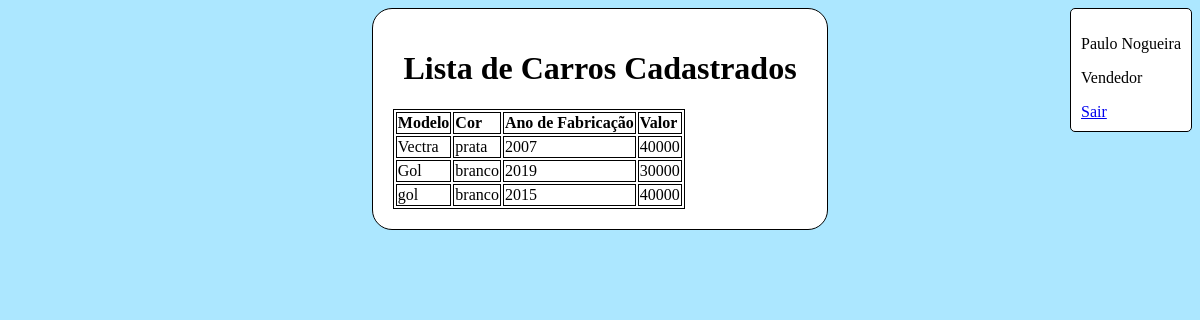
/sistema/view/lista.php (signed in), run on the app's committed database.
### tables this page shows
CREATE TABLE `usuario` (
  `numusu` int(11) NOT NULL AUTO_INCREMENT,
  `nome` varchar(100) NOT NULL,
  `sobrenome` varchar(100) NOT NULL,
  `loginusuario` varchar(100) NOT NULL,
  `senha` varchar(100) NOT NULL,
  `perfil` int(11) DEFAULT NULL,
  PRIMARY KEY (`numusu`)
);

CREATE TABLE `carros` (
  `numreg` int(11) NOT NULL AUTO_INCREMENT,
  `idusuario` varchar(250) DEFAULT NULL,
  `modelo` varchar(250) NOT NULL,
  `cor` varchar(250) NOT NULL,
  `anofabricacao` int(4) NOT NULL,
  `valor` int(250) NOT NULL,
  PRIMARY KEY (`numreg`)
);

### sistema/conf.php (called while the page is built, shortened)
<?php
    function usuarioBanco($con, $usuario) {
        $qau = "SELECT nome, sobrenome, perfil
            FROM usuario
            WHERE  loginusuario = '$usuario'";
        $usu = mysqli_query($con, $qau);
        return $usu;
    }
?>

### sistema/controller/lista.php (called while the page is built, shortened)
<?php
    include "../model/lista.php";
    function listarCarros($con){
        $result = "SELECT numreg, modelo, cor, anofabricacao, valor FROM carros";
        $ql = mysqli_query($con, $result);
        return $ql;
    }
?>

### sistema/view/lista.php (the view, shortened to what this page needs)
<!DOCTYPE html>
<html lang="pt-br">
<head>
    <link rel="stylesheet" type="text/css" href="lista.css">
    <link rel="stylesheet" type="text/css" href="../look.css">
</head>
<body>
    <div id="aba">
        <?php
            include "../controller/lista.php";
            $info = mysqli_fetch_object(usuarioBanco($con, $_SESSION['usuario']));
            echo utf8_encode("<p>
                $info->nome $info->sobrenome
            </p>");
            if ($info->perfil == 1) {
                $perfil = "Administrador";
            } elseif ($info->perfil == 2) {
                $perfil = "Gerente";
            } else {
                $perfil = "Vendedor";
            }
            echo "<p>
                $perfil
            </p>";
        ?>
        <a href="../controller/sairsessao.php">Sair</a>
    </div>
    <div id = "lista">
        <h1>Lista de Carros Cadastrados</h1>
        <table>
            <tr>
                <th>Modelo</th>
                <th>Cor</th>
                <th>Ano de Fabricação</th>
                <th>Valor</th>
            <?php
                echo "</tr>";
                $lc = listarCarros($con);
                while($row = mysqli_fetch_object($lc)){
                    echo "<tr>";
                        echo "<td>
                            ".$row->modelo."
                        </td>";
                        echo "<td>
                            ".$row->cor."
                        </td>";
                        echo "<td>
                            ".$row->anofabricacao."
                        </td>";
                        echo "<td>
                            ".$row->valor."
                        </td>";
                    echo "</tr>";
                }
            ?>
    </div>
</body>
</html>

### sistema/view/lista.css (style rules this page uses)
table, th, td { border: 1px solid; }

### sistema/look.css (style rules this page uses)
* { font-family: Georgia, 'Times New Roman', Times, serif; }
h1 { text-align: center; }
body { background-color: #ace7ff; }
#lista { max-width: 35%; width: auto; height: auto; padding: 20px 20px 20px 20px; margin: 0 auto; border-radius: 20px; border: 1px solid; background-color: white; text-align: left; }
#aba { width: auto; height: auto; padding: 10px 10px 10px 10px; margin: auto auto auto auto; border-radius: 5px; border: 1px solid; background-color: white; text-align: left; float: right; }

### data on the page
usuario: nome+sobrenome "Paulo Nogueira", perfil "Vendedor"
carros: modelo "Vectra", cor "prata", anofabricacao "2007", valor "40000"
carros: modelo "Gol", cor "branco", anofabricacao "2019", valor "30000"
carros: modelo "gol", cor "branco", anofabricacao "2015", valor "40000"
